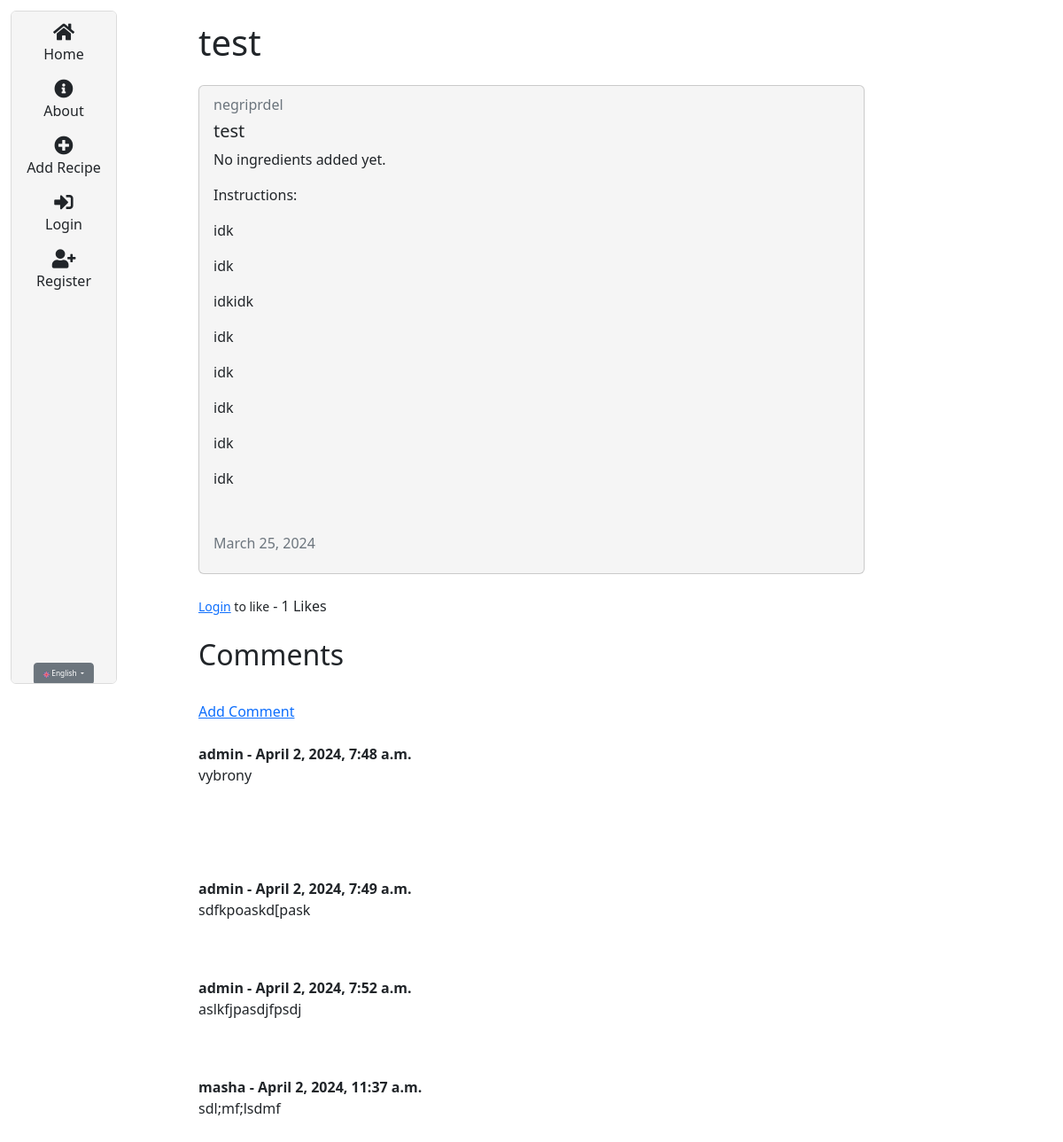
Page /en/recipe/11 on the earlier database version.
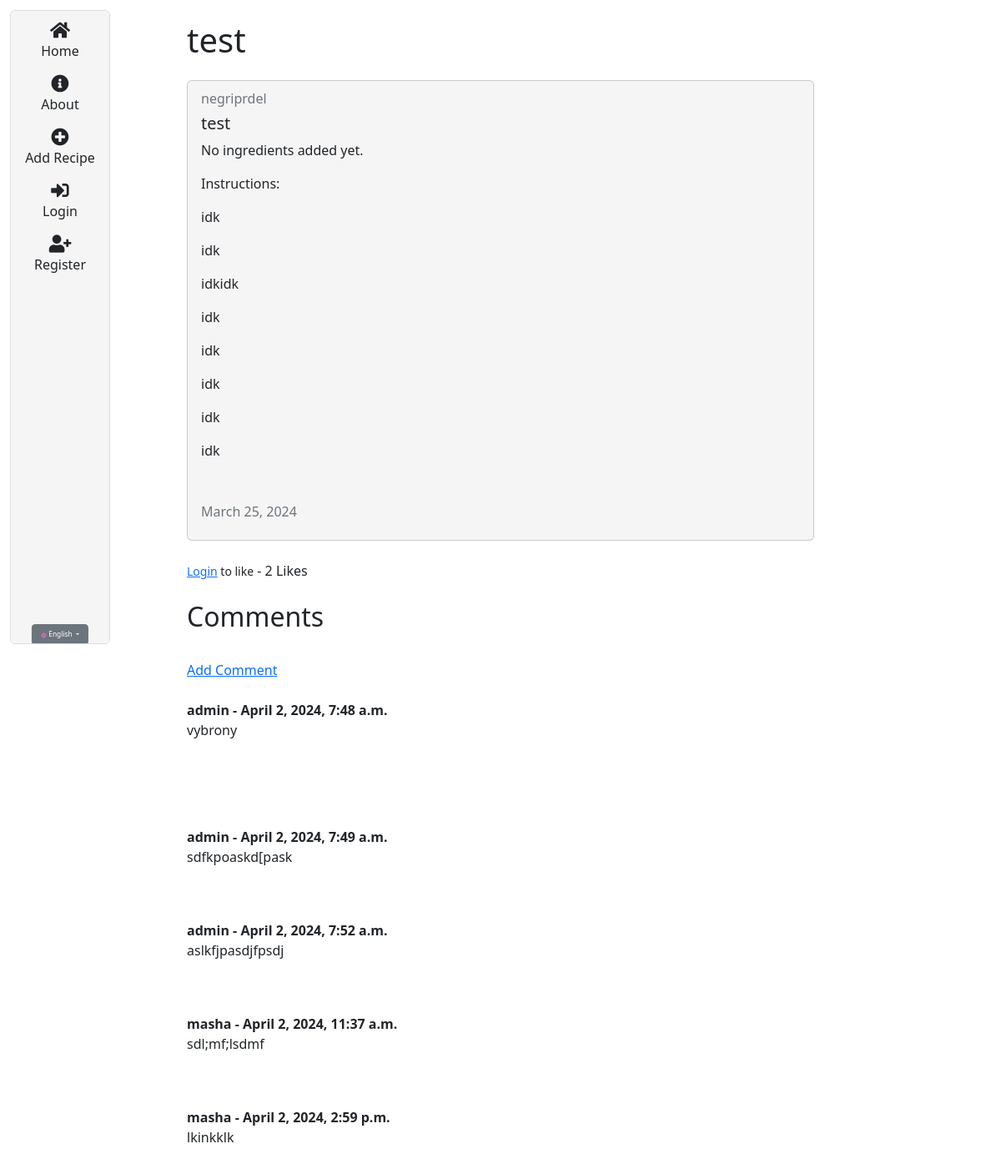
Same page on the later database version.
### recipes/models.py (models this page shows, shortened)
class Comment(models.Model):
  post = models.ForeignKey(Recipe, related_name="comments", on_delete=models.CASCADE)
  name = models.CharField(max_length=255)
  body = RichTextField(blank=True, null=True)
  date_added = models.DateTimeField(auto_now_add=True)

### recipes/views.py (the view)
# urls.py: path('recipe/<int:pk>', views.RecipeDetailView.as_view(), name="recipes-detail"),
class RecipeDetailView(DetailView):
  model = models.Recipe
  template_name = 'recipes/recipe_detail.html'
  def get_context_data(self, *args, **kwargs):
    context = super(RecipeDetailView, self).get_context_data(*args, **kwargs)
    stuff = get_object_or_404(models.Recipe, id=self.kwargs['pk'])
    total_likes = stuff.total_likes()
    liked = False
    if stuff.likes.filter(id=self.request.user.id).exists():
        liked = True
    context["total_likes"] = total_likes
    context["liked"] = liked
    return context

### recipes/models.py (called while the page is built)
  def total_likes(self):
    return self.likes.count()

### recipes/templates/recipes/recipe_detail.html (shortened to what this page needs)
{% extends "recipes/box.html" %}
{% load i18n %}
{% block content %}
<div class="container">
  <h1>{{ object.title }}</h1>
  <div class="card my-4">
    <div class="card-body">
      <h6 class="card-subtitle mb-2 text-muted">{{ object.author }}</h6>
      <h5 class="card-title">{{ object.title }}</h5>
      {% if object.ingredients.all|length %}
        <h6>{% trans "Ingredients:" %}</h6>
        <ul>
          {% for ingredient in object.ingredients.all %}
          <li>{{ ingredient.name }}</li>
          {% endfor %}
        </ul>
      {% else %}
        <p>{% trans "No ingredients added yet." %}</p>
      {% endif %}
      <p class="card-text">{% trans "Instructions:" %} {{ object.description|safe }}</p>
      <h6 class="card-subtitle mb-2 text-muted">
        {{ object.updated_at|date:"F d, Y" }}
      </h6>
    </div>
  </div>
  <form action="{% url 'like_post' object.pk %}"method = "POST">
  {% if user.is_authenticated %}
    {% if liked %}
      <button type="submit", name="object_id", value="{{ object.id }}", class="btn btn-danger btn-sm">{% trans "Unlike" %}</button>
    {% else %}
      <button type="submit", name="object_id", value="{{ object.id }}", class="btn btn-primary btn-sm">{% trans "Like" %}</button>
    {% endif %}
  {% else %}
    <small><a href="{% url 'login' %}">{% trans "Login" %}</a> {% trans "to like" %}</small>
  {% endif %}
    - {{ total_likes }} {% trans "Likes" %}
  </form>
<br>
<h2>{% trans "Comments" %}</h2>
<br/>
{% if not object.comments.all %}
  {% trans "No Comments Yet..." %}<a href="{% url 'add_comment' object.pk %}">{% trans "Add one" %}</a>
{% else %}
<a href="{% url 'add_comment' object.pk %}">{% trans "Add Comment" %}</a>
<br/><br/>
  {% for comment in object.comments.all %}
    <strong>
      {{ comment.name }} -
      {{ comment.date_added }}
    </strong>
    <br/>
    {{ comment.body | safe }}
    <br/><br/>
  {% endfor %}
{% endif %}
<br/>
</div>
{% endblock content %}

Differences in the rows shown:
added Comment: name "masha", date_added "April 2, 2024, 2:59 p.m.", body "lkinkklk"
Other differences:
{{ total_likes }}: "1" → "2"
